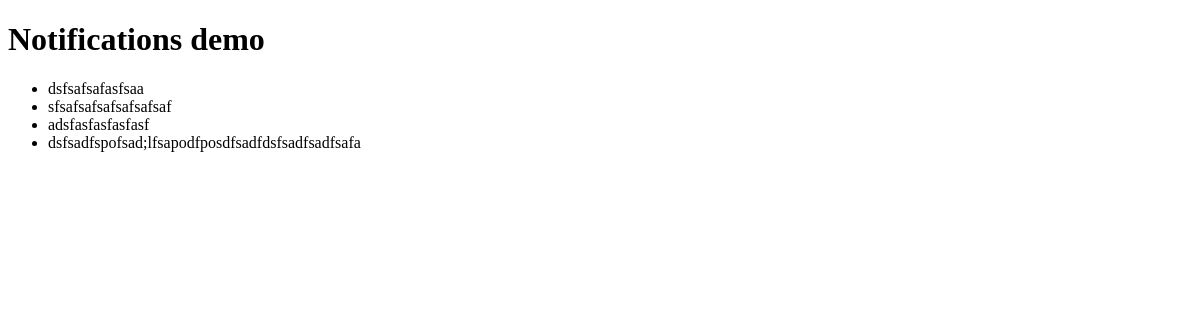
The app's page /, older data.
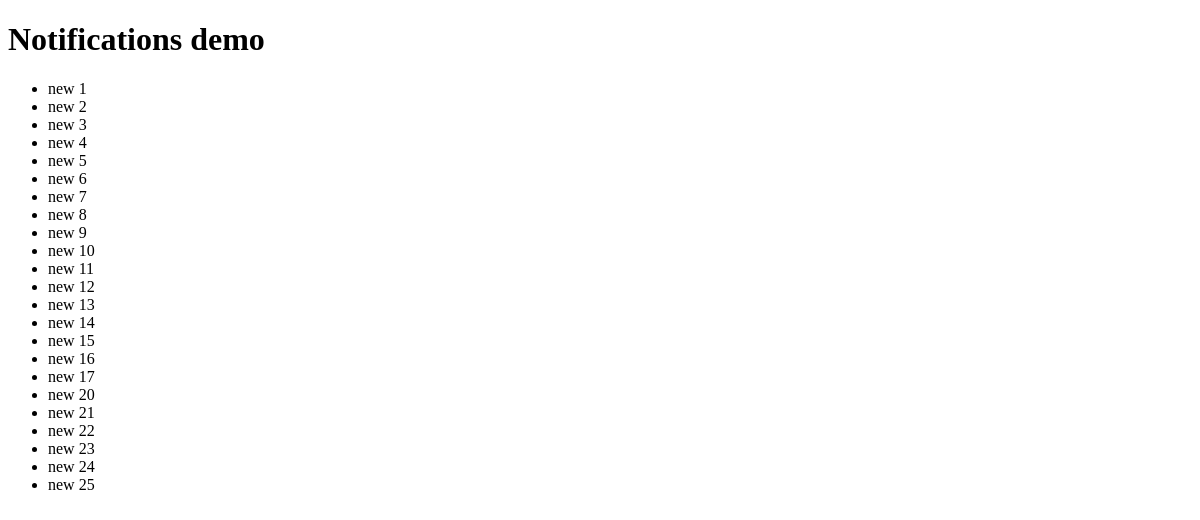
The same page, newer data.
### demo/models.py (models this page shows, shortened)
class Notification(SelfPublishModel, models.Model):
    serializer_class = NotificationSerializer
    message = models.TextField()
    user = models.ForeignKey(User)

### demo/views.py (the view)
# urls.py: url(r'^$', Notifications.as_view(), name='home'),
class Notifications(ListView):
    model = Notification
    template_name = 'home.html'

### templates/home.html (shortened to what this page needs)
{% load staticfiles %}
{% load swampdragon_tags %}
<!DOCTYPE html>
<html>
<head lang="en">
</head>
<body>
<h1>Notifications demo</h1>
<ul id="notifications">
    {% for notification in object_list %}
        <li>{{ notification.message }}</li>
    {% endfor %}
</ul>
</body>
</html>

Row changes from the older to the newer data that the page shows:
removed Notification: message "dsfsafsafasfsaa"
removed Notification: message "sfsafsafsafsafsafsaf"
removed Notification: message "adsfasfasfasfasf"
removed Notification: message "dsfsadfspofsad;lfsapodfposdfsadfdsfsadfsadfsafa"
added Notification: message "new 1"
added Notification: message "new 2"
added Notification: message "new 3"
added Notification: message "new 4"
added Notification: message "new 5"
added Notification: message "new 6"
added Notification: message "new 7"
added Notification: message "new 8"
added Notification: message "new 9"
added Notification: message "new 10"
added Notification: message "new 11"
added Notification: message "new 12"
added Notification: message "new 13"
added Notification: message "new 14"
added Notification: message "new 15"
added Notification: message "new 16"
added Notification: message "new 17"
added Notification: message "new 20"
added Notification: message "new 21"
added Notification: message "new 22"
added Notification: message "new 23"
added Notification: message "new 24"
added Notification: message "new 25"
